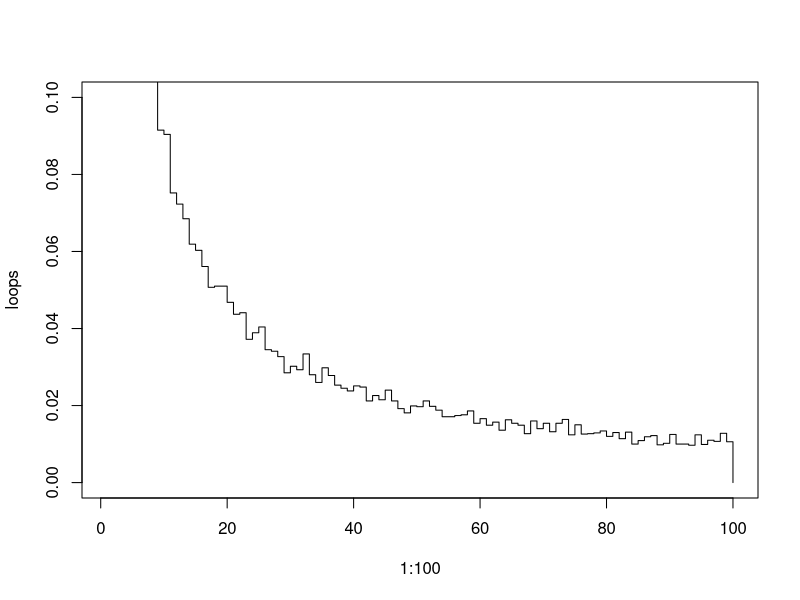

This figure's R source:
#Yeshwanth Zagabathuni s2319494,  ,
#https://github.com/jackclennon/statsProgrammingAssignment2/ 
#Contributions
start.time <- Sys.time()      

p <- function(n, k, strategy, shuffledboxes) {
  if (strategy < 3) {
    if (strategy==1) {
      box_to_open <- shuffledboxes[k]
    } else if (strategy==2) {
      box_to_open <- shuffledboxes[sample(1:(2*n), 1)]
    }
    attempts <- 0
    while (box_to_open != k) {
      if (attempts == n) {
        return(0)
      }
      box_to_open <- shuffledboxes[box_to_open]
      attempts <- attempts + 1
    }
    return(1)
  } else {
    choices <- shuffledboxes[sample(1:(2*n))][1:n]
    for (box_to_open in choices) {
      if (box_to_open == k) {
        return(1)
      }
    }
  }
  0
}
pone <- function(n, k, strategy, nreps=10000) {
  N <- 2*n
  prisoners <- 1:N
  nSuccesses <- 0
  for (rep in 1:nreps) {
    shuffledboxes <- sample(prisoners)
    nSuccesses <- nSuccesses+p(n, k, strategy, shuffledboxes)
  }
  nSuccesses/nreps
}
pall <- function(n, strategy, nreps=10000) {
  N <- 2*n
  prisoners <- c(1:N)
  nSuccesses <- 0
  for (rep in 1:nreps) {
    shuffle<-sample(1:N)
    tally<-lapply(prisoners,function(x) p(n,x,strategy,shuffle))
    if (sum(unlist(tally))==N){nSuccesses<-nSuccesses+1}
  }
  nSuccesses/nreps
}

PoneExample<-matrix(c(pone(5, 1, 1), pone(5, 1, 2), pone(5, 1, 3), pone(50, 1, 1), pone(50, 1, 2), pone(50, 1, 3)), 3, 2)
colnames(PoneExample)<-c("n=5","n=50")
rownames(PoneExample)<-c("Strategy1","Strategy2","Strategy3")

PallExample<-matrix(c(pall(5, 1), pall(5, 2), pall(5, 3), pall(50, 1), pall(50, 2), pall(50, 3)), 3, 2)
colnames(PallExample)<-c("n=5","n=50")
rownames(PallExample)<-c("Strategy1","Strategy2","Strategy3")
print(PoneExample)
print(PallExample)

dloops <- function(n, nreps=10000) {
  N <- 2*n
  prisoners <- c(1:N)
  loops <- rep(0, N)
  for (rep in 1:nreps) {
    shuffle<-sample(1:N)
    tally<-lapply(prisoners,function(x) d(n,x,shuffle))
    tally <- unique(tally)
    for (t in tally) {
      loops[t] <- loops[t] + 1
    }
  }
  loops <- loops/nreps
  print(1-sum(loops[n:N]))
  plot(1:100, loops, ylim=c(0,0.1),type='s')
}

d <- function(n, k, shuffledboxes) {
  box_to_open <- shuffledboxes[k]
  attempts <- 0
  while (box_to_open != k) {
    box_to_open <- shuffledboxes[box_to_open]
    attempts <- attempts + 1
  }
  return(attempts)
}

dloops(50)

end.time <- Sys.time()
time.taken <- round(end.time - start.time,2)
time.taken
